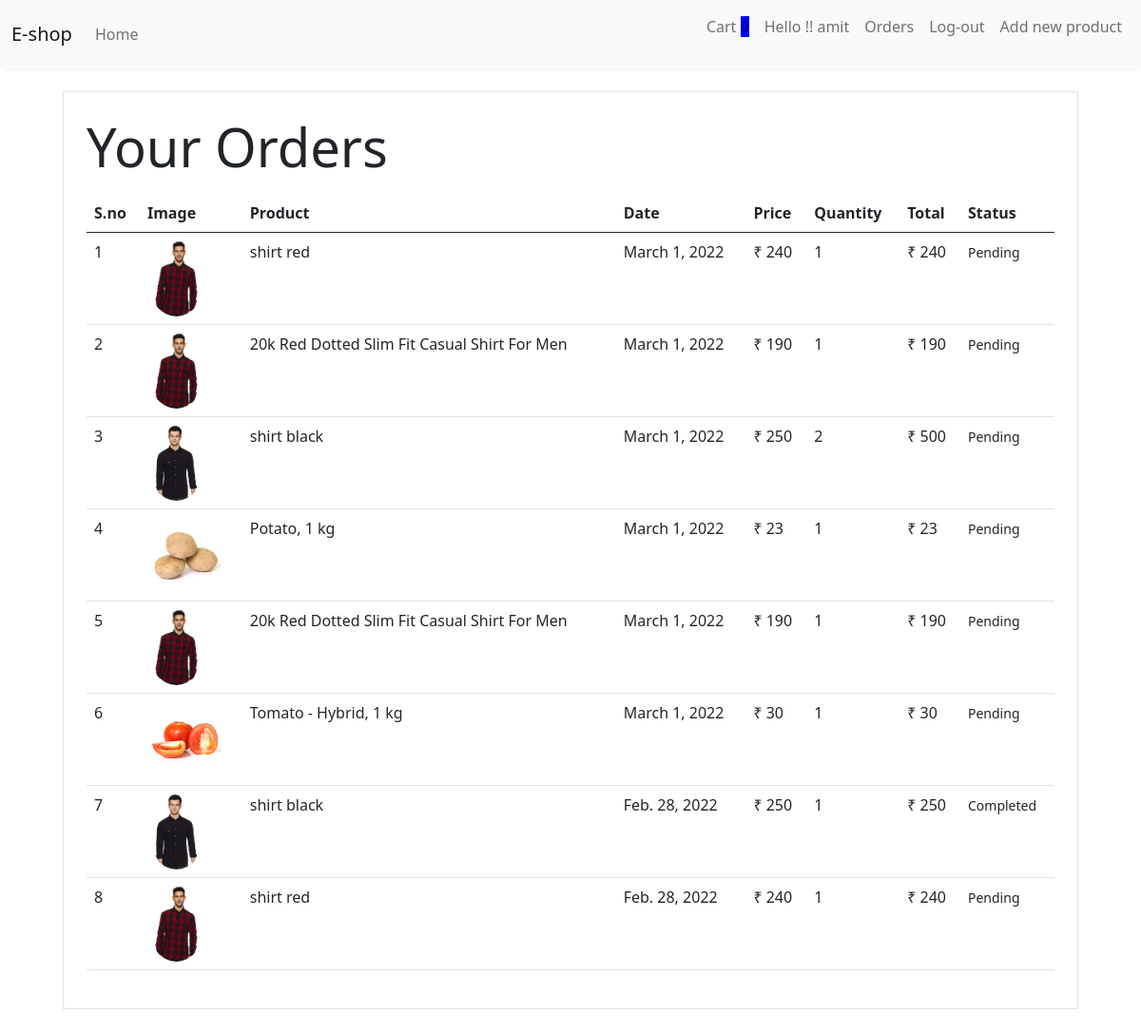
The app's page /orders/ (signed in) with its own data.
### store/models/order.py (models this page shows)
class Order(models.Model):
    product=models.ForeignKey(Product,on_delete=models.CASCADE)
    customer=models.ForeignKey(Customer,on_delete=models.CASCADE)
    quantity=models.IntegerField(default=1)
    price=models.IntegerField()
    date=models.DateField(default=datetime.datetime.today)
    address=models.CharField(max_length=100,default='')
    phone=models.CharField(max_length=12,default='')
    status=models.BooleanField(default=False)
    @staticmethod
    def get_order_by_customer(customer_id):
        return Order.objects.filter(customer=customer_id).order_by('-date')

### store/models/product_models.py (models this page shows, shortened)
class Product(models.Model):
    name=models.CharField(max_length=50)
    price=models.IntegerField(default=0)
    category= models.ForeignKey(Category,on_delete=models.CASCADE,default=1)
    description=models.CharField(max_length=200,default='',null=True,blank=True)
    image=models.ImageField(upload_to='uploads/product/')

### store/middlewares/auth.py (the view)
    def middleware(request):
        returnUrl=request.META['PATH_INFO']
        if not request.session.get('customer'):
            return redirect(f'/login?return_url={returnUrl}')
        response = get_response(request)
        return response

### store/templatetags/custom_filter.py (called while the page is built)
@register.filter(name='rupee')
def rupee(number):
    return "₹ "+str(number)

@register.filter(name='multiply')
def multiply(number,number1):
    return number*number1

### store/views/order.py (called while the page is built)
    def get(self,request):
        customer= request.session.get('customer')
        orders=Order.get_order_by_customer(customer)
        return render(request,'order.html',{'orders':orders})

### store/templates/order.html
{% extends 'base.html' %}
{% block content %}
{% load cart %}
{% load custom_filter %}
<div class="container">
   <div class="border p-4 m-4">
       <p class="display-4">Your Orders</p>
       <table class="table">
           <thead>
               <tr>
                   <th>S.no</th>
                   <th>Image</th>
                   <th>Product</th>
                   <th>Date</th>
                   <th>Price</th>
                   <th>Quantity</th>
                   <th>Total</th>
                   <th>Status</th>
               </tr>
           </thead>
           <tbody>
               {% for order in orders %}
               <tr>
                   <td>{{forloop.counter}}</td>
                   <td><img style="height: 80px;" class="rounded-circle"src="{{order.product.image.url}}"></td>
                   <td>{{order.product.name}}</td>
                   <td>{{order.date}}</td>
                   <td>{{order.price|rupee}}</td>
                   <td>{{order.quantity}}</td>
                   <td>{{order.quantity|multiply:order.price|rupee}}</td>
                   {% if order.status %}
                   <td><small class="badge-success">Completed</small></td>
                   {% else %}
                   <td><small class="badge-warning">Pending</small></td>
                   {% endif %}
                   {% endfor %}
               </tr>
           </tbody>
       </table>
   </div>
</div>
{% endblock %}

### records on screen
Order: product.image (picture), product.name "shirt red", date "March 1, 2022", price "₹ 240", quantity "1", quantity|multiply "₹ 240", status "Pending"
Order: product.image (picture), product.name "20k Red Dotted Slim Fit Casual Shirt For Men", date "March 1, 2022", price "₹ 190", quantity "1", quantity|multiply "₹ 190", status "Pending"
Order: product.image (picture), product.name "shirt black", date "March 1, 2022", price "₹ 250", quantity "2", quantity|multiply "₹ 500", status "Pending"
Order: product.image (picture), product.name "Potato, 1 kg", date "March 1, 2022", price "₹ 23", quantity "1", quantity|multiply "₹ 23", status "Pending"
Order: product.image (picture), product.name "20k Red Dotted Slim Fit Casual Shirt For Men", date "March 1, 2022", price "₹ 190", quantity "1", quantity|multiply "₹ 190", status "Pending"
Order: product.image (picture), product.name "Tomato - Hybrid, 1 kg", date "March 1, 2022", price "₹ 30", quantity "1", quantity|multiply "₹ 30", status "Pending"
Order: product.image (picture), product.name "shirt black", date "Feb. 28, 2022", price "₹ 250", quantity "1", quantity|multiply "₹ 250", status "Completed"
Order: product.image (picture), product.name "shirt red", date "Feb. 28, 2022", price "₹ 240", quantity "1", quantity|multiply "₹ 240", status "Pending"

### other values on screen
{{ request.session.cart.keys|length }} "0"
{{ request.session.name }} "amit"
